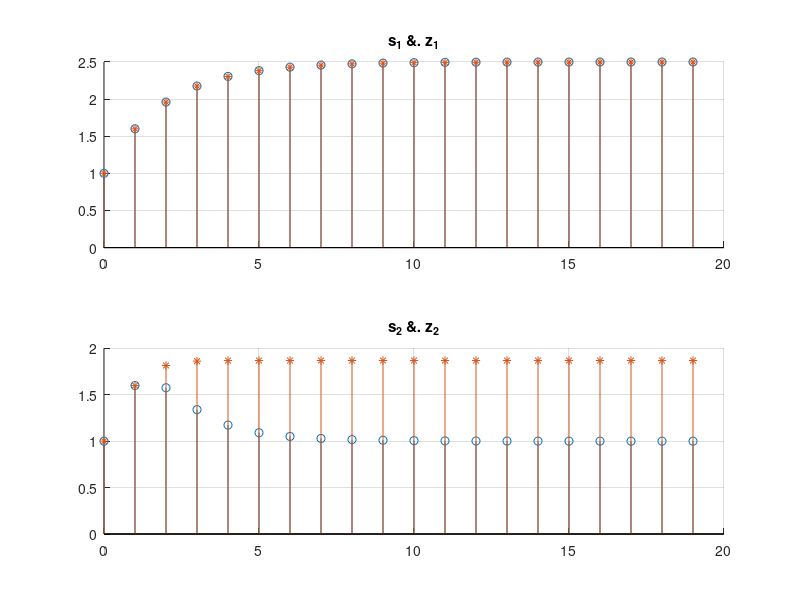

Here is the MATLAB script that generated this plot:
clc; clear; close('all');

n = 0:19;
delta = [1 zeros(1,19)];
h1 = filter(1, [1, -3/5], delta);
h2_f = @(n) (3/5).^(n.*(n+1)./2);
h2 = h2_f(n);

u = ones(1,20);

s1 = filter(1, [1, -3/5], u);

s2 = ones(1, 20);
for i = 1:19
    s2(i+1) = (3/5)^i * s2(i) + u(i+1);
end

z1 = conv(h1, u);
z1 = z1(1:20);
z2 = conv(h2, u);
z2 = z2(1:20);

figure;
subplot(2,1,1); hold('on');
stem(n, s1);
stem(n, z1, '*');
title('s_1 &. z_1'); grid('on');
subplot(2,1,2); hold('on');
stem(n, s2);
stem(n, z2, '*');
title('s_2 &. z_2'); grid('on');
